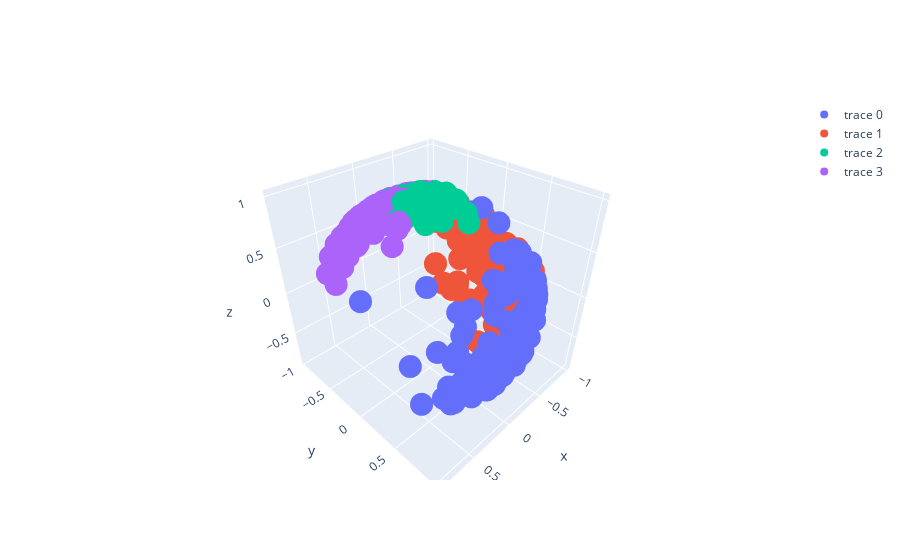

Write notebook code for a chart like this one.
### Code cell
from plotly import graph_objects as go

fig = go.Figure()
for i in range(4):
    x, y, z_ = z[:, i, :].T
    fig.add_trace((go.Scatter3d(
        x=x, 
        y=y, 
        z=z_, 
        mode="markers"
    )))
fig
